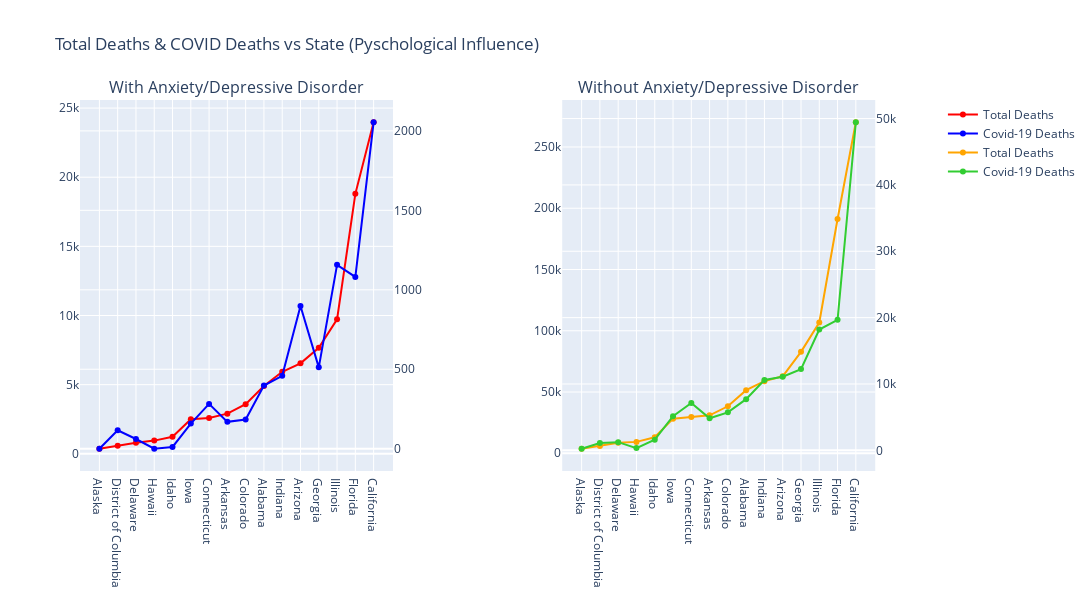

The notebook cell this image was saved under:
### Code cell
fig = make_subplots(rows=1, cols=2,
                    specs=[[{"secondary_y": True}, {"secondary_y": True}]],subplot_titles=("With Anxiety/Depressive Disorder", "Without Anxiety/Depressive Disorder")
                   )

# Top left
fig.add_trace(
    go.Scatter(x=DM1['state'], y=DM1['totaldeaths'], name="Total Deaths",marker_color='red'),
    row=1, col=1, secondary_y=False)

fig.add_trace(
    go.Scatter(x=DM1['state'], y=DM1['covid19deaths'], name="Covid-19 Deaths",marker_color='blue'),
    row=1, col=1, secondary_y=True,
)

# Top right
fig.add_trace(
    go.Scatter(x=DM2['state'], y=DM2['totaldeaths'], name="Total Deaths",marker_color='orange'),
    row=1, col=2, secondary_y=False,
)

fig.add_trace(
    go.Scatter(x=DM2['state'], y = DM2['covid19deaths'], name="Covid-19 Deaths", marker_color='limegreen'),
    row=1, col=2, secondary_y=True,
)
fig.update_layout(height=600, width=1100, title_text="Total Deaths & COVID Deaths vs State (Pyschological Influence)")
#fig.update_annotations(dict(font_size=8))


fig.show()

### Figure 1 — Plotly figure (JSON) as saved in the notebook; plotly's stock layout.template omitted (floating-point values rounded to 4 significant figures)
{"data": [{"marker": {"color": "red"}, "name": "Total Deaths", "type": "scatter", "x": ["Alaska", "District of Columbia", "Delaware", "Hawaii", "Idaho", "Iowa", "Connecticut", "Arkansas", "Colorado", "Alabama", "Indiana", "Arizona", "Georgia", "Illinois", "Florida", "California"], "xaxis": "x", "y": [369, 587, 801, 954, 1229, 2505, 2591, 2905, 3591, 4898, 5928, 6544, 7669, 9725, 18798, 23972], "yaxis": "y"}, {"marker": {"color": "blue"}, "name": "Covid-19 Deaths", "type": "scatter", "x": ["Alaska", "District of Columbia", "Delaware", "Hawaii", "Idaho", "Iowa", "Connecticut", "Arkansas", "Colorado", "Alabama", "Indiana", "Arizona", "Georgia", "Illinois", "Florida", "California"], "xaxis": "x", "y": [0, 116, 61, 0, 11, 158, 282, 169, 184, 397, 459, 898, 512, 1157, 1081, 2054], "yaxis": "y2"}, {"marker": {"color": "orange"}, "name": "Total Deaths", "type": "scatter", "x": ["Alaska", "District of Columbia", "Delaware", "Hawaii", "Idaho", "Iowa", "Connecticut", "Arkansas", "Colorado", "Alabama", "Indiana", "Arizona", "Georgia", "Illinois", "Florida", "California"], "xaxis": "x2", "y": [3701, 5989, 8634, 9269, 13032, 28248, 29672, 30928, 38331, 51492, 58868, 62803, 82784, 106704, 191243, 270183], "yaxis": "y3"}, {"marker": {"color": "limegreen"}, "name": "Covid-19 Deaths", "type": "scatter", "x": ["Alaska", "District of Columbia", "Delaware", "Hawaii", "Idaho", "Iowa", "Connecticut", "Arkansas", "Colorado", "Alabama", "Indiana", "Arizona", "Georgia", "Illinois", "Florida", "California"], "xaxis": "x2", "y": [252, 1099, 1238, 342, 1616, 5158, 7154, 4831, 5726, 7720, 10603, 11092, 12243, 18205, 19665, 49435], "yaxis": "y4"}], "layout": {"annotations": [{"font": {"size": 16}, "showarrow": false, "text": "With Anxiety/Depressive Disorder", "x": 0.185, "xanchor": "center", "xref": "paper", "y": 1, "yanchor": "bottom", "yref": "paper"}, {"font": {"size": 16}, "showarrow": false, "text": "Without Anxiety/Depressive Disorder", "x": 0.755, "xanchor": "center", "xref": "paper", "y": 1, "yanchor": "bottom", "yref": "paper"}], "height": 600, "title": {"text": "Total Deaths & COVID Deaths vs State (Pyschological Influence)"}, "width": 1100, "xaxis": {"anchor": "y", "domain": [0, 0.37]}, "xaxis2": {"anchor": "y3", "domain": [0.57, 0.94]}, "yaxis": {"anchor": "x", "domain": [0, 1]}, "yaxis2": {"anchor": "x", "overlaying": "y", "side": "right"}, "yaxis3": {"anchor": "x2", "domain": [0, 1]}, "yaxis4": {"anchor": "x2", "overlaying": "y3", "side": "right"}}}
